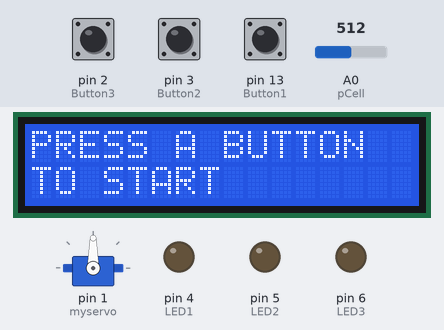
The sketch below on a simulated Arduino Uno, built with avr-gcc and run on an emulated ATmega328P. On the bench: servo, 16×2 character LCD, output pins drawn as LEDs (lit = HIGH). Dashed ring = blinking. The inputs (shaded band) are chosen by the test bench; at power-on: pin 2 (Button3) HIGH, pin 3 (Button2) HIGH, pin 13 (Button1) HIGH, A0 (pCell) = 512. Random numbers use the default seed unless the sketch sets one.

Above: at 1.2 s.
1.3 s: pin 2 (Button3) pulled LOW for 1.2 s
At 3.4 s:
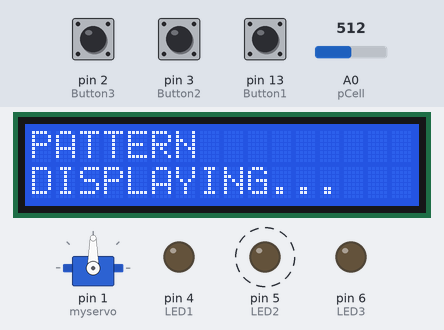
5.1 s: pin 3 (Button2) pulled LOW for 3.2 s
At 8.8 s:
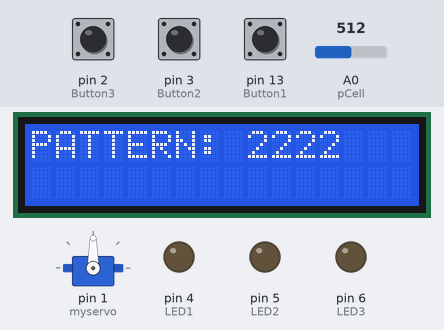
9.8 s: pin 13 (Button1) pulled LOW for 1.2 s
At 13.8 s:
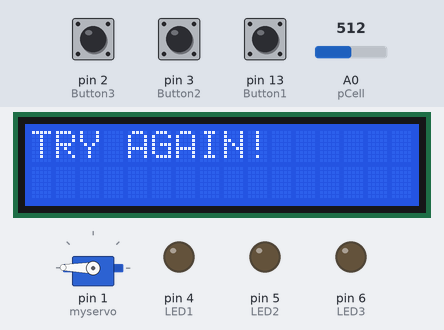
17.6 s: pin 2 (Button3) pulled LOW for 3.2 s
At 21.8 s:
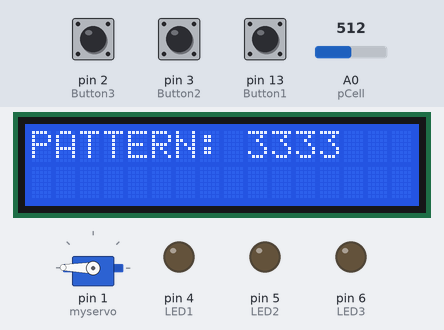
22.3 s: pin 3 (Button2) pulled LOW for 1.2 s
At 25.2 s:
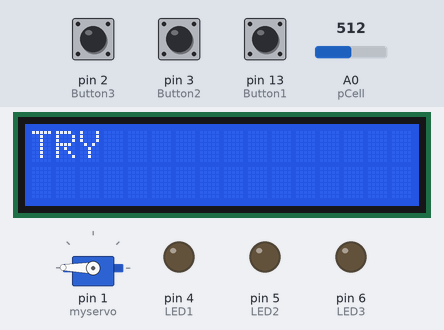
Timing chart, 0 to 26.0 s (numbered marks = the images above; inputs shaded):
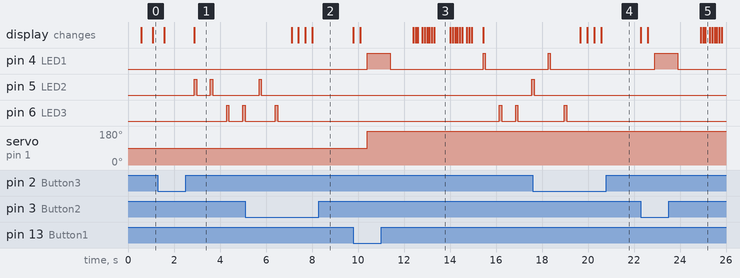

Measured:
- after the input at 1.3 s, pin 5 (LED2): alternates HIGH for 0.10 s and LOW for 0.60 s, 4 changes in all, then stays LOW, starting after 1.6 s; pin 6 (LED3): alternates HIGH for 0.10 s and LOW for 0.60 s, starting after 3.0 s
- after the input at 9.8 s, pin 4 (LED1): LOW → HIGH after 0.60 s, → LOW 1.0 s later, → HIGH 4.0 s later, → LOW 0.10 s later; pin 5 (LED2): LOW → HIGH after 7.8 s
- after the input at 22.3 s, pin 4 (LED1): LOW → HIGH after 0.60 s, → LOW 1.0 s later; the display: first changes at once (image 5 shows a later state)

The sketch:

LEDMemory.ino
```cpp
#include <Servo.h>
#include <LiquidCrystal.h>
#define Button1 13
#define Button2 3
#define Button3 2
#define LED1 4
#define LED2 5
#define LED3 6
LiquidCrystal myLCD(7,8,9,10,11,12);
Servo myservo;
const int pCell = A0;

int ans[6];
int ansSize = 6;
int userAns[6];
int numOfLED = 3;
int i = 0;
bool start = false;
bool newGame = true;
bool show = true;
String failMsg = "TRY AGAIN!";

void setup() {
  Serial.begin(9600);
  myservo.attach(1);
  myLCD.begin(16,2);
  pinMode(Button1, INPUT_PULLUP);
  pinMode(Button2, INPUT_PULLUP);
  pinMode(Button3, INPUT_PULLUP);
  pinMode(LED1, OUTPUT);
  pinMode(LED2, OUTPUT);
  pinMode(LED3, OUTPUT);
}

void puzzleStart(){
  while(!start){
    if(digitalRead(Button1) == LOW || digitalRead(Button2) == LOW || digitalRead(Button3) == LOW){
      delay(300);
      start = true;
    } else{
      myLCD.print("PRESS A BUTTON");
      myLCD.setCursor(0, 1);
      myLCD.print("TO START");
      delay(500);
    }
    myLCD.clear();
    delay(500);
  }
}

void random(bool b){
  if(b){
    for(int j = 0; j < 6; j++){
      ans[j] = random(1, numOfLED + 1);
    }
  }
}

void play(){
  if(newGame){
    myLCD.print("PATTERN: ");
  }
  newGame = false;
  if(digitalRead(Button1) == LOW){
    myLCD.print(1);
    delay(300);
    userAns[i] = 1;
    i += 1;
  } else if(digitalRead(Button2) == LOW){
      myLCD.print(2);
      delay(300);
      userAns[i] = 2;
      i+= 1;
    } else if(digitalRead(Button3) == LOW){
      myLCD.print(3);
      delay(300);
      userAns[i] = 3;
      i+= 1;
    }
}

void failMessage(){
  myLCD.clear();
  for(int i = 0; i < failMsg.length(); i++){
    myLCD.print(failMsg.substring(i, i+1));
    delay(100);
  }
  delay(500);
  for(int i = 0; i < failMsg.length(); i++){
    myLCD.clear();
    myLCD.print(failMsg.substring(0, failMsg.length()-i));
    delay(100);
  }
  myLCD.clear();
  delay(500);
}

void checkResult(){
  if(i == 6){
    bool correct = true;
    for(int j = 0; j < 6; j++){
      if(userAns[j] != ans[j]){
        correct = false;
        i = 0;
        break;
      }
    }
    while(correct){
      myLCD.clear();
      digitalWrite(LED1, HIGH);
      digitalWrite(LED2, HIGH);
      digitalWrite(LED3, HIGH);
      int value = analogRead(pCell);
      value = map(value, 0, 1023, 0, 179);
      myservo.write(value+90);
      delay(1000);
      myLCD.print("GRAB THE CHARACTER");
      delay(1000);
    }

    digitalWrite(LED1, HIGH);
    int value = analogRead(pCell);
    value = map(value, 0, 1023, 0, 179);
    myservo.write(value+90);
    delay(1000);
    digitalWrite(LED1, LOW);
    value = analogRead(pCell);
    value = map(value, 0, 1023, 0, 179);
    myservo.write(value+90);
    delay(1000);
    failMessage();
    newGame = true;
    show = true;
  }
}

void display(){
  if(show){
    for(int j = 0; j < 6; j++){
        myLCD.clear();
        myLCD.print("PATTERN");
        myLCD.setCursor(0, 1);
        myLCD.print("DISPLAYING...");
        if(ans[j] == 1){
          digitalWrite(LED1, HIGH);
          delay(100);
          digitalWrite(LED1, LOW);
          delay(100);
        } else if(ans[j] == 2){
          digitalWrite(LED2, HIGH);
          delay(100);
          digitalWrite(LED2, LOW);
          delay(100);
        } else{
          digitalWrite(LED3, HIGH);
          delay(100);
          digitalWrite(LED3, LOW);
          delay(100);
        }
        delay(500);
    }
    show = false;
    myLCD.clear();
  }
}
void loop() {
  puzzleStart();
  random(newGame);
  display();
  play();
  checkResult();
}
```
